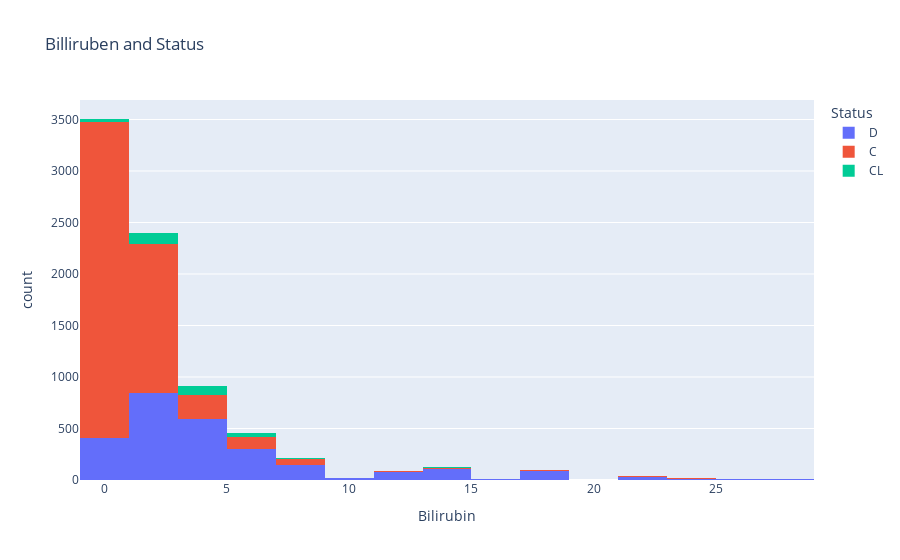

This figure's notebook cell:
### Code cell
fig = px.histogram(df, x='Bilirubin',
                  color='Status',
                  title= 'Billiruben and Status',
                  nbins=20)
fig.show()

### Figure 1 — Plotly figure (JSON) as saved in the notebook; plotly's stock layout.template omitted (floating-point values rounded to 4 significant figures; data arrays with more than 128 entries replaced by an {"elided": "..."} marker saying what was removed)
{"data": [{"alignmentgroup": "True", "bingroup": "x", "hovertemplate": "Status=D<br>Bilirubin=%{x}<br>count=%{y}<extra></extra>", "legendgroup": "D", "marker": {"color": "#636efa", "pattern": {"shape": ""}}, "name": "D", "nbinsx": 20, "offsetgroup": "D", "orientation": "v", "showlegend": true, "type": "histogram", "x": {"elided": "2665 float values"}, "xaxis": "x", "yaxis": "y"}, {"alignmentgroup": "True", "bingroup": "x", "hovertemplate": "Status=C<br>Bilirubin=%{x}<br>count=%{y}<extra></extra>", "legendgroup": "C", "marker": {"color": "#EF553B", "pattern": {"shape": ""}}, "name": "C", "nbinsx": 20, "offsetgroup": "C", "orientation": "v", "showlegend": true, "type": "histogram", "x": {"elided": "4965 float values"}, "xaxis": "x", "yaxis": "y"}, {"alignmentgroup": "True", "bingroup": "x", "hovertemplate": "Status=CL<br>Bilirubin=%{x}<br>count=%{y}<extra></extra>", "legendgroup": "CL", "marker": {"color": "#00cc96", "pattern": {"shape": ""}}, "name": "CL", "nbinsx": 20, "offsetgroup": "CL", "orientation": "v", "showlegend": true, "type": "histogram", "x": {"elided": "275 float values"}, "xaxis": "x", "yaxis": "y"}], "layout": {"barmode": "relative", "legend": {"title": {"text": "Status"}, "tracegroupgap": 0}, "title": {"text": "Billiruben and Status"}, "xaxis": {"anchor": "y", "domain": [0, 1], "title": {"text": "Bilirubin"}}, "yaxis": {"anchor": "x", "domain": [0, 1], "title": {"text": "count"}}}}
